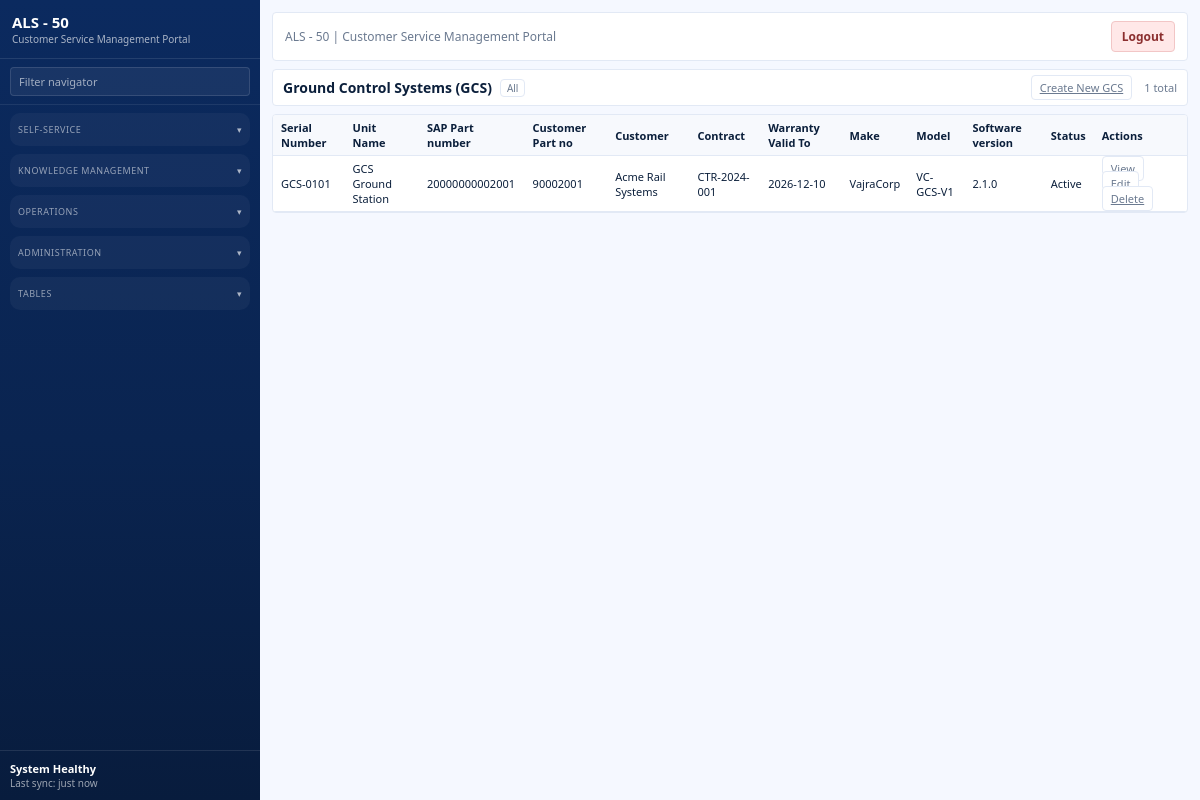
Page /admin/gcs on the earlier database version.
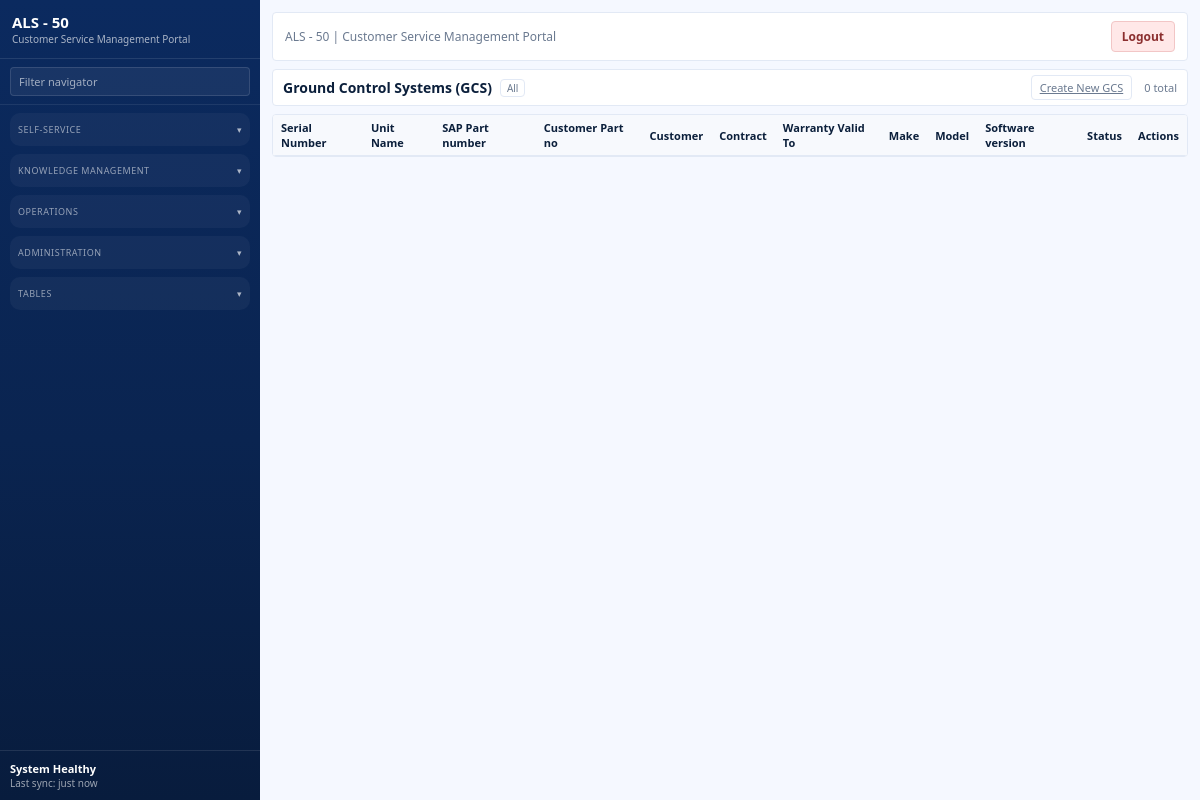
Same page on the later database version.
### models/entities.py (models this page shows)
class GroundControlSystem(Base):
    __tablename__ = "ground_control_systems"
    id = Column(Integer, primary_key=True, index=True)
    unit_name = Column(String(200), nullable=True)
    serial_number = Column(String(120), nullable=True)
    data = Column(JSON, default=dict)
    created_at = Column(DateTime(timezone=True), server_default=func.now(), nullable=False)

### routers/admin.py (the view)
@router.get("/admin/gcs")
def ground_control_system_list_page(request: Request, db: Session = Depends(get_db)):
    page = int(request.query_params.get("page", 1))
    all_units = list_or_sample(db, GroundControlSystem, unit_type="GCS", top_level_fields=["unit_name", "serial_number"])
    _, contracts = _load_customers_and_contracts(db)
    import datetime
    today = datetime.date.today()
    for u in all_units:
        c_id = u.get("contract_id")
        c_num = u.get("contract_number")
        con = None
        if c_id:
            con = next((c for c in contracts if str(c.get("id")) == str(c_id)), None)
        if not con and c_num:
            con = next((c for c in contracts if str(c.get("number")) == str(c_num)), None)
        if con:
            u["warranty_valid_from"] = con.get("executed_on", "")
            u["warranty_valid_to"] = con.get("valid_till", "")
            vt = con.get("valid_till")
            if vt:
                try:
                    vt_date = datetime.datetime.strptime(vt, "%Y-%m-%d").date()
                    if vt_date < today:
                        u["status"] = "Expired"
                except Exception:
                    pass
    pagination = paginate(all_units, page=page, per_page=50)
    context = build_template_context(request, units=pagination["items"], unit_label="Ground Control Systems (GCS)", pagination=pagination)
    return templates.TemplateResponse(request, "gcs_list.html", context)

### templates/gcs_list.html (shortened to what this page needs)
{% extends "base.html" %}
{% block content %}
<section class="list-shell">
  <div class="list-bar">
    <div class="list-title">
      <h1>{{ unit_label }}</h1>
      <span class="pill">All</span>
    </div>
    <div class="list-controls">
      <div class="list-actions">
        <a class="ghost small" href="/admin/gcs/new">Create New GCS</a>
      </div>
      <span class="list-meta">{{ pagination.total }} total</span>
    </div>
  </div>
  <div class="list-card">
    <table class="table dense">
      <thead>
        <tr>
          <th>Serial Number</th>
          <th>Unit Name</th>
          <th>SAP Part number</th>
          <th>Customer Part no</th>
          <th>Customer</th>
          <th>Contract</th>
          <th>Warranty Valid To</th>
          <th>Make</th>
          <th>Model</th>
          <th>Software version</th>
          <th>Status</th>
          <th>Actions</th>
        </tr>
      </thead>
      <tbody>
        {% for unit in units %}
        <tr>
          <td>{{ unit.serial_number }}</td>
          <td>{{ unit.unit_name }}</td>
          <td>{{ unit.sap_part_number }}</td>
          <td>{{ unit.customer_part_number }}</td>
          <td>{{ unit.customer_name }}</td>
          <td>{{ unit.contract_number }}</td>
          <td>{{ unit.warranty_valid_to }}</td>
          <td>{{ unit.make }}</td>
          <td>{{ unit.model }}</td>
          <td>{{ unit.software_version }}</td>
          <td>{{ unit.status }}</td>
          <td>
            <a class="ghost small" href="/admin/gcs/{{ unit.id }}">View</a>
            <a class="ghost small" href="/admin/gcs/{{ unit.id }}/edit">Edit</a>
            <a class="ghost small" href="/admin/gcs/{{ unit.id }}/disable">Delete</a>
          </td>
        </tr>
        {% endfor %}
      </tbody>
    </table>
  </div>
</section>
{% endblock %}

Differences in the rows shown:
removed GroundControlSystem: serial_number "GCS-0101", unit_name "GCS Ground Station", sap_part_number "20000000002001", customer_part_number "90002001", customer_name "Acme Rail Systems", contract_number "CTR-2024-001", warranty_valid_to "2026-12-10", make "VajraCorp", model "VC-GCS-V1", software_version "2.1.0", status "Active"
Other differences:
{{ pagination.total }}: "1" → "0"
